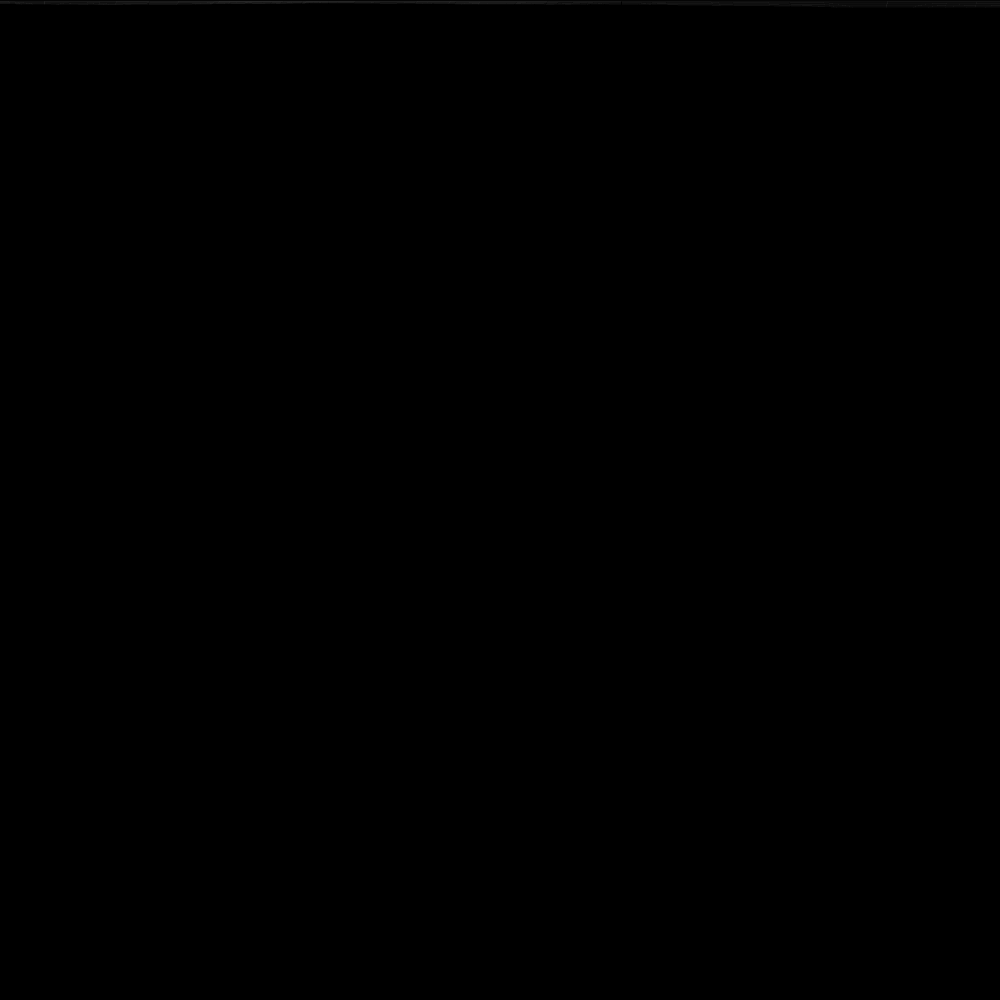
Frame 1 (no input)
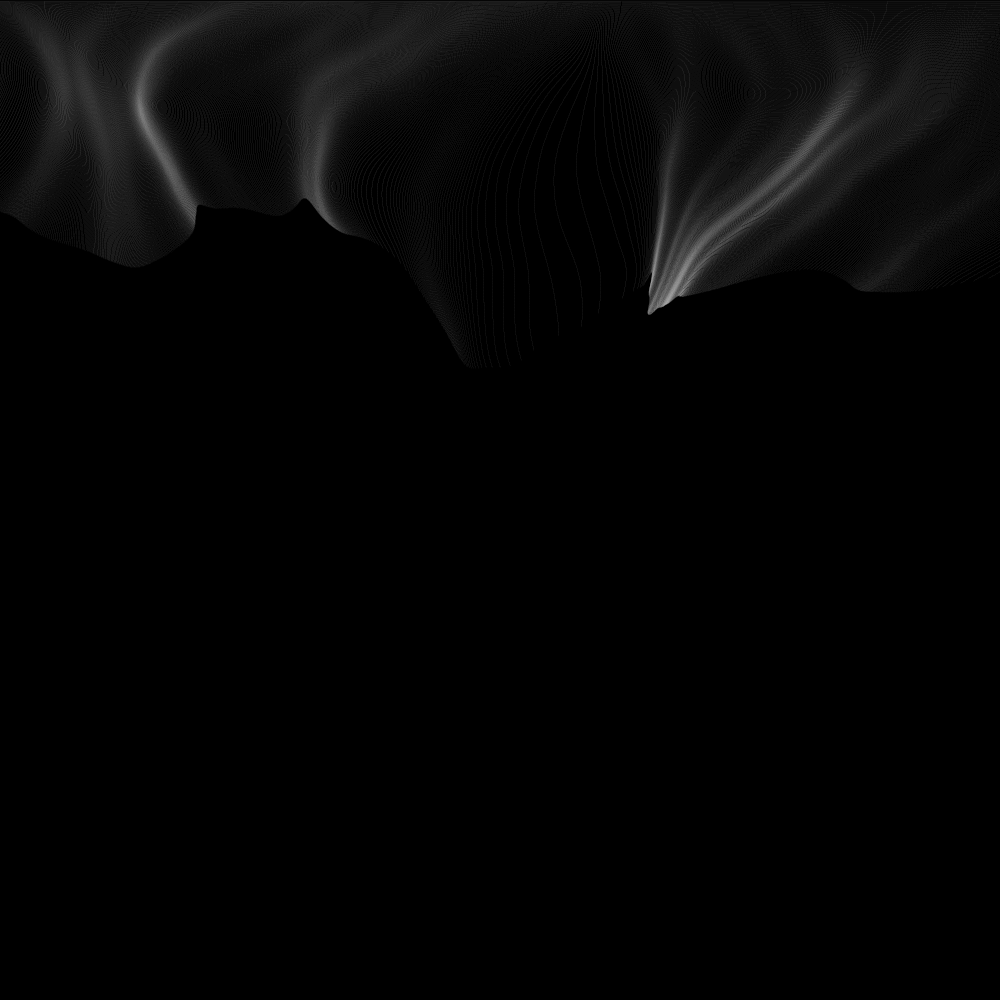
Frame 60 (the mouse pressed at the canvas centre just before this capture)
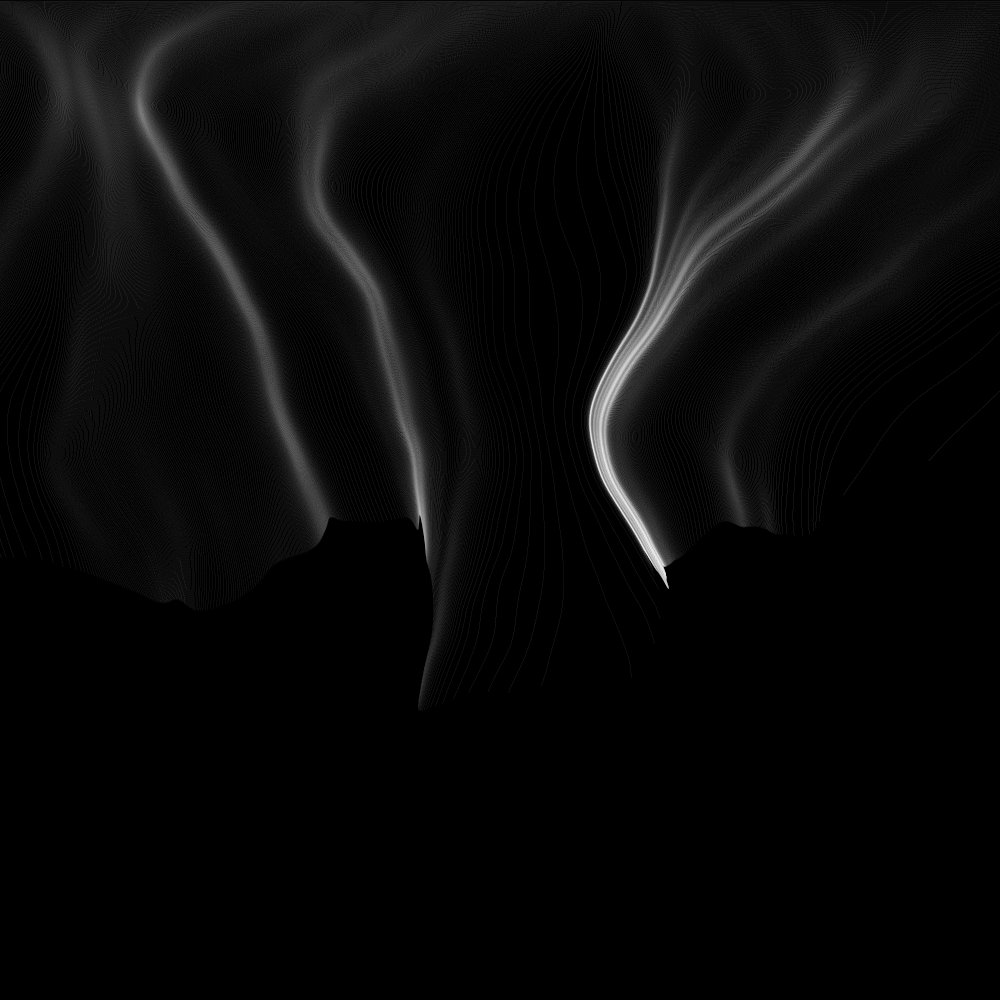
Frame 120 (the mouse held since frame 60 and released just before this capture)

The Processing sketch that drew these frames (run headless with seeded random() and noise(); from frame 60 on, the mouse is pressed at the canvas centre):

// Processing sketch: lightsB
// ── lightsB.pde
class Point{
  float x;
  float y;
  float px;
  float py;
  
  Point(float xx, float yy, float pxx, float pyy){
    x = xx;
    y = yy;
    px = pxx;
    py = pyy;
  }
}

ArrayList<Point> points = new ArrayList<Point>();
PGraphics cvs;
void setup(){
  size(1000,1000);
  background(0);
  init();
}

void init(){
  noiseSeed((int)random(100));
  cvs = createGraphics(width, height);
  points.clear();
  int n = width+500;
  for (int i = 0;i<n;i++){
    points.add(new Point(i-100, 1, i-100, 0));
  }
}

void draw(){
  background(0);
  for (int j=0;j<10;j++){
    cvs.beginDraw();
    cvs.stroke(255,  6);
    for (int i=points.size()-1;i>=0;i--){
      Point p = points.get(i);
      cvs.line(p.px, p.py, p.x, p.y);
      if (p.y>cvs.height){
        points.remove(i);
      }
    }
    cvs.endDraw();
    for (int i=0;i<points.size();i++){
      Point p = points.get(i);
      p.px = p.x;
      p.py = p.y;
      p.x += noise(p.x/250, p.y/250)*2-1;
      p.y+=noise(p.x/250, p.y/250+200);
    }
  }
    
  image(cvs, 0,0);
}


void keyPressed(){
  if (keyCode == 32){
    init();
  }
}
